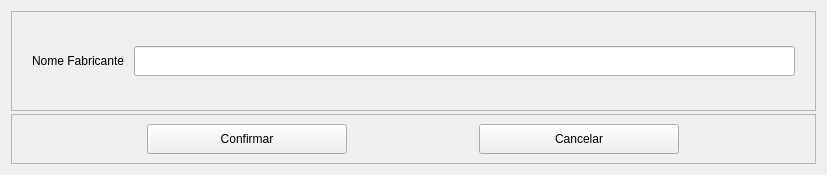
<?xml version="1.0" encoding="UTF-8"?>
<ui version="4.0">
 <class>wind_add_forn</class>
 <widget class="QWidget" name="wind_add_forn">
  <property name="geometry">
   <rect>
    <x>0</x>
    <y>0</y>
    <width>827</width>
    <height>175</height>
   </rect>
  </property>
  <property name="minimumSize">
   <size>
    <width>827</width>
    <height>175</height>
   </size>
  </property>
  <property name="maximumSize">
   <size>
    <width>827</width>
    <height>175</height>
   </size>
  </property>
  <property name="windowTitle">
   <string>Adicionar Novo Fabricante</string>
  </property>
  <layout class="QVBoxLayout" name="verticalLayout">
   <item alignment="Qt::AlignVCenter">
    <widget class="QFrame" name="fr_top">
     <property name="minimumSize">
      <size>
       <width>0</width>
       <height>100</height>
      </size>
     </property>
     <property name="maximumSize">
      <size>
       <width>16777215</width>
       <height>100</height>
      </size>
     </property>
     <property name="frameShape">
      <enum>QFrame::StyledPanel</enum>
     </property>
     <property name="frameShadow">
      <enum>QFrame::Raised</enum>
     </property>
     <layout class="QVBoxLayout" name="verticalLayout_2">
      <property name="spacing">
       <number>10</number>
      </property>
      <property name="leftMargin">
       <number>10</number>
      </property>
      <property name="topMargin">
       <number>10</number>
      </property>
      <property name="rightMargin">
       <number>10</number>
      </property>
      <property name="bottomMargin">
       <number>10</number>
      </property>
      <item>
       <layout class="QFormLayout" name="formLayout">
        <property name="formAlignment">
         <set>Qt::AlignLeading|Qt::AlignLeft|Qt::AlignVCenter</set>
        </property>
        <property name="leftMargin">
         <number>10</number>
        </property>
        <property name="rightMargin">
         <number>10</number>
        </property>
        <item row="0" column="0">
         <widget class="QLabel" name="lb_nomeforn">
          <property name="minimumSize">
           <size>
            <width>0</width>
            <height>30</height>
           </size>
          </property>
          <property name="maximumSize">
           <size>
            <width>16777215</width>
            <height>30</height>
           </size>
          </property>
          <property name="text">
           <string>&lt;html&gt;&lt;head/&gt;&lt;body&gt;&lt;p align=&quot;right&quot;&gt;Nome Fabricante&lt;/p&gt;&lt;/body&gt;&lt;/html&gt;</string>
          </property>
          <property name="alignment">
           <set>Qt::AlignRight|Qt::AlignTrailing|Qt::AlignVCenter</set>
          </property>
         </widget>
        </item>
        <item row="0" column="1">
         <widget class="QLineEdit" name="le_nomeforn">
          <property name="minimumSize">
           <size>
            <width>0</width>
            <height>30</height>
           </size>
          </property>
          <property name="maximumSize">
           <size>
            <width>16777215</width>
            <height>30</height>
           </size>
          </property>
          <property name="styleSheet">
           <string notr="true">color: rgb(255, 255, 255);</string>
          </property>
         </widget>
        </item>
       </layout>
      </item>
     </layout>
    </widget>
   </item>
   <item alignment="Qt::AlignTop">
    <widget class="QFrame" name="fr_bot">
     <property name="frameShape">
      <enum>QFrame::StyledPanel</enum>
     </property>
     <property name="frameShadow">
      <enum>QFrame::Raised</enum>
     </property>
     <layout class="QHBoxLayout" name="horizontalLayout">
      <item>
       <widget class="QPushButton" name="pb_confirma_forn">
        <property name="minimumSize">
         <size>
          <width>200</width>
          <height>30</height>
         </size>
        </property>
        <property name="maximumSize">
         <size>
          <width>200</width>
          <height>30</height>
         </size>
        </property>
        <property name="cursor">
         <cursorShape>PointingHandCursor</cursorShape>
        </property>
        <property name="styleSheet">
         <string notr="true">QPushButton:hover{
	background-color: rgb(85, 255, 127);	
	color: rgb(255, 0, 0);
	border-radius: 10px
}</string>
        </property>
        <property name="text">
         <string>Confirmar</string>
        </property>
       </widget>
      </item>
      <item>
       <widget class="QPushButton" name="pb_cancela_forn">
        <property name="minimumSize">
         <size>
          <width>200</width>
          <height>30</height>
         </size>
        </property>
        <property name="maximumSize">
         <size>
          <width>200</width>
          <height>30</height>
         </size>
        </property>
        <property name="cursor">
         <cursorShape>PointingHandCursor</cursorShape>
        </property>
        <property name="styleSheet">
         <string notr="true">QPushButton:hover{
	background-color: rgb(255, 0, 0);
	color: rgb(0, 0, 255);
	border-radius: 10px
}</string>
        </property>
        <property name="text">
         <string>Cancelar</string>
        </property>
       </widget>
      </item>
     </layout>
    </widget>
   </item>
  </layout>
 </widget>
 <resources/>
 <connections/>
</ui>
